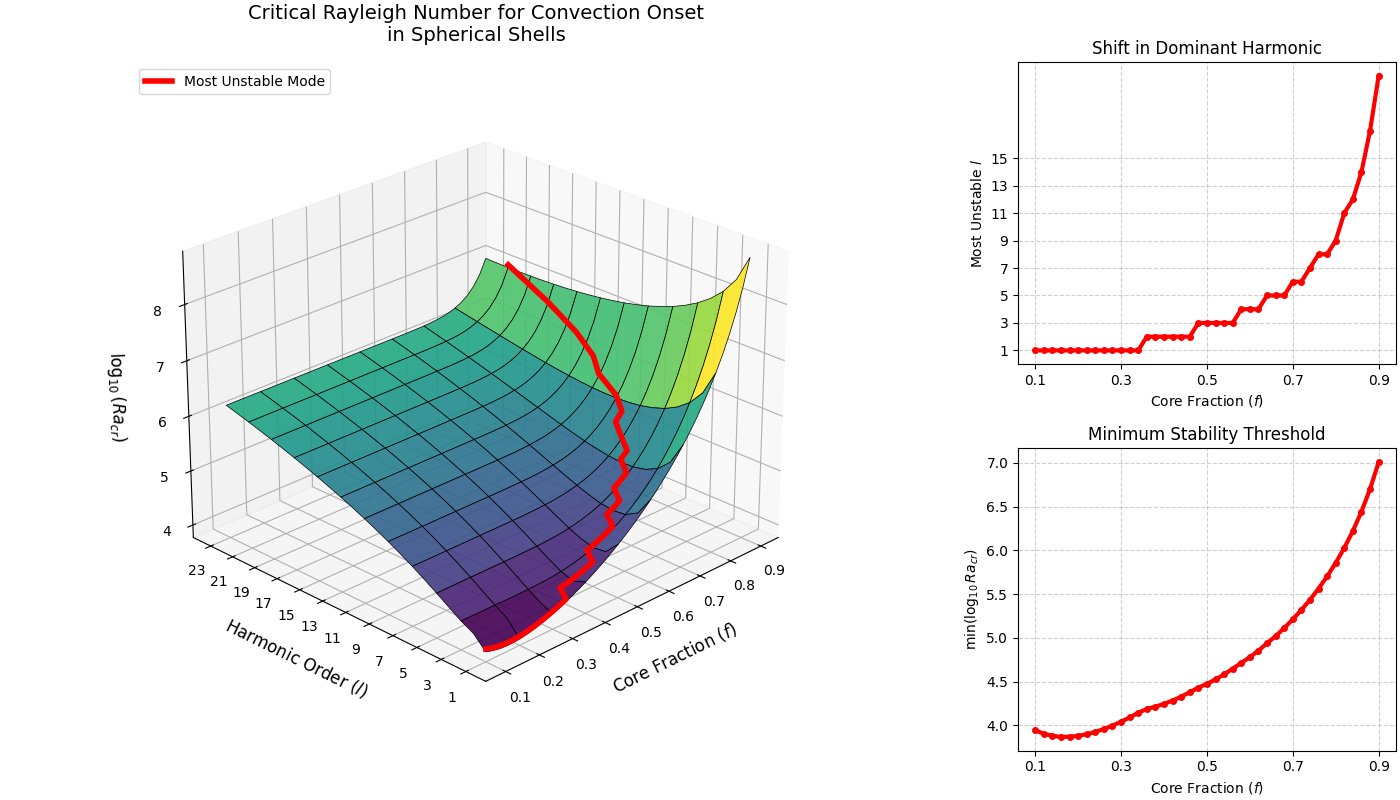

Here is the Python script that generated this plot:
from aliases import *
from everest.caching import cache

import numpy as np
import scipy.linalg as la
from scipy.interpolate import make_interp_spline
import matplotlib.pyplot as plt
from matplotlib import cm
import matplotlib.gridspec as gridspec

def cheb(N):
    """Computes the Chebyshev differentiation matrix D and grid x."""
    if N == 0:
        return 0, 1
    x = np.cos(np.pi * np.arange(N + 1) / N)
    c = np.hstack([2, np.ones(N - 1), 2]) * (-1)**np.arange(N + 1)
    X = np.tile(x, (N + 1, 1))
    dX = X - X.T
    D = (c[:, None] / c[None, :]) / (dX + np.eye(N + 1))
    D = D - np.diag(np.sum(D, axis=1))
    return D, x

def compute_critical_rayleigh(f, l, N=50):
    """Computes the critical Rayleigh number."""
    f_eff = 1e-5 if f == 0 else f

    D_x, x = cheb(N)
    r = 0.5 * (1 - f_eff) * x + 0.5 * (1 + f_eff)
    Dr = (2 / (1 - f_eff)) * D_x
    Dr2 = Dr @ Dr

    diag_r_inv = np.diag(1 / r)
    diag_r2_inv = np.diag(1 / r**2)
    L = Dr2 + 2 * diag_r_inv @ Dr - l * (l + 1) * diag_r2_inv

    M = N + 1
    I = np.eye(M)
    Z = np.zeros((M, M))

    A = np.block([
        [L, -I,  Z],
        [Z,  L, -I],
        [Z,  Z,  L]
    ])

    B = np.block([
        [Z, Z, Z],
        [Z, Z, Z],
        [I, Z, Z]
    ])

    # 1. W1 boundaries
    A[0, :] = 0; A[0, 0] = 1; B[0, :] = 0
    A[N, :] = 0; A[N, N] = 1; B[N, :] = 0

    # 2. W2 boundaries
    A[M, :] = 0; A[M, M] = 1; A[M, 0:M] = -2 * Dr[0, :]; B[M, :] = 0
    A[M+N, :] = 0; A[M+N, M+N] = 1; A[M+N, 0:M] = -(2/f_eff) * Dr[-1, :]; B[M+N, :] = 0

    # 3. W3 boundaries
    A[2*M, :] = 0; A[2*M, 2*M] = 1; B[2*M, :] = 0
    A[2*M+N, :] = 0; A[2*M+N, 2*M+N] = 1; B[2*M+N, :] = 0

    vals, vecs = la.eig(A, B)
    Cl_vals = -np.real(vals) / (l * (l + 1))
    valid_Cl = Cl_vals[(np.isreal(vals)) & (Cl_vals > 0) & np.isfinite(Cl_vals) & (np.abs(np.imag(vals)) < 1e-6)]
    
    critical_Cl = np.min(valid_Cl)
    
    scaling_factor = (4 * np.pi) / 9 
    Ra_cr = critical_Cl * scaling_factor
    
    return Ra_cr

@cache(cachedir)
def compute_critical_rayleigh_many(f_vals, l_vals):
    F, L_grid = np.meshgrid(f_vals, l_vals)
    Z = np.zeros_like(F)
    
    total_points = len(f_vals) * len(l_vals)
    print(f"Solving {total_points} generalized eigenvalue problems...")
    
    count = 0
    for i in range(len(l_vals)):
        for j in range(len(f_vals)):
            Ra = compute_critical_rayleigh(F[i, j], L_grid[i, j])
            Z[i, j] = np.log10(Ra)
            
            count += 1
            if count % 50 == 0:
                print(f"Progress: {count}/{total_points} calculations completed.")

    return F, L_grid, Z
    

# --- Generate the 3D Plot and 2D Projections ---
if __name__ == "__main__":
    print("Initializing grid parameters...")
    
    # Grid for the surface
    f_vals = np.linspace(0.1, 0.9, 41) 
    l_vals = np.arange(1, 24)
    
    F, L_grid, Z = compute_critical_rayleigh_many(f_vals, l_vals)
                
    print("Computations complete. Rendering plot...")

    # --- Setup the Dashboard Layout ---
    fig = plt.figure(figsize=(14, 8), layout='constrained')
    gs = fig.add_gridspec(2, 2, width_ratios=[2.5, 1])
    # gs = gridspec.GridSpec(2, 3, width_ratios=[1, 1, 0.8], wspace=0.3, hspace=0.4)
    
    ax = fig.add_subplot(gs[:, 0], projection='3d')  # Left column, spans both rows
    ax_xy = fig.add_subplot(gs[0, 1])                # Top right
    ax_xz = fig.add_subplot(gs[1, 1])                # Bottom right
    
    # --- 1. Main 3D Surface Plot ---
    surf = ax.plot_surface(F, L_grid, Z, cmap=cm.viridis, 
                           linewidth=0.5, edgecolors='k', alpha=0.9,
                           rstride=2, cstride=5)
    
    ax.set_xlabel(r'Core Fraction ($f$)', fontsize=12, labelpad=10)
    ax.set_ylabel(r'Harmonic Order ($l$)', fontsize=12, labelpad=10)
    ax.set_zlabel(r'$\log_{10}(Ra_{cr})$', fontsize=12, labelpad=10)
    ax.set_title('Critical Rayleigh Number for Convection Onset\nin Spherical Shells', fontsize=14, pad=15)
    
    ax.set_xticks(np.arange(0.1, 1.0, 0.1))
    ax.set_yticks(np.arange(1, max(l_vals)+1, 2))
    
    # cbar = fig.colorbar(surf, ax=ax, shrink=0.5, aspect=12, pad=0.1)
    # cbar.set_label(r'$\log_{10}(Ra_{cr})$', rotation=270, labelpad=15)
    
    # --- 2. Minimum Critical Rayleigh Curve (Raw Data) ---
    min_Z = np.min(Z, axis=0)
    min_l_indices = np.argmin(Z, axis=0)
    min_l = l_vals[min_l_indices]
    
    # Plot directly on 3D surface with a small Z-offset to prevent clipping
    ax.plot(f_vals, min_l, min_Z + 0.05, color='red', linewidth=4, zorder=10, label=r'Most Unstable Mode')
    ax.legend(loc='upper left', fontsize=10)
    ax.view_init(elev=25, azim=-135)
    
    # --- 3. The 2D Projections ---
    # Top Right: x-y plane (Core Fraction vs Harmonic Order)
    # Using a step-like visual here often looks better for discrete integers!
    ax_xy.plot(f_vals, min_l, color='red', linewidth=3, marker='o', markersize=4)
    ax_xy.set_title('Shift in Dominant Harmonic', fontsize=12)
    ax_xy.set_xlabel(r'Core Fraction ($f$)', fontsize=10)
    ax_xy.set_ylabel(r'Most Unstable $l$', fontsize=10)
    ax_xy.set_xticks(np.arange(0.1, 1.0, 0.2))
    ax_xy.set_yticks(np.arange(1, 16, 2))
    ax_xy.grid(True, linestyle='--', alpha=0.6)
    
    # Bottom Right: x-z plane (Core Fraction vs Ra_cr)
    ax_xz.plot(f_vals, min_Z, color='red', linewidth=3, marker='o', markersize=4)
    ax_xz.set_title('Minimum Stability Threshold', fontsize=12)
    ax_xz.set_xlabel(r'Core Fraction ($f$)', fontsize=10)
    ax_xz.set_ylabel(r'$\min(\log_{10} Ra_{cr})$', fontsize=10)
    ax_xz.set_xticks(np.arange(0.1, 1.0, 0.2))
    ax_xz.grid(True, linestyle='--', alpha=0.6)
    
    # plt.tight_layout(pad=3.0)
    ax.set_box_aspect(None, zoom=0.95)
    plt.savefig(f"chandrasekhar_1961_spherical_axisymmetric_reproduction.png")
